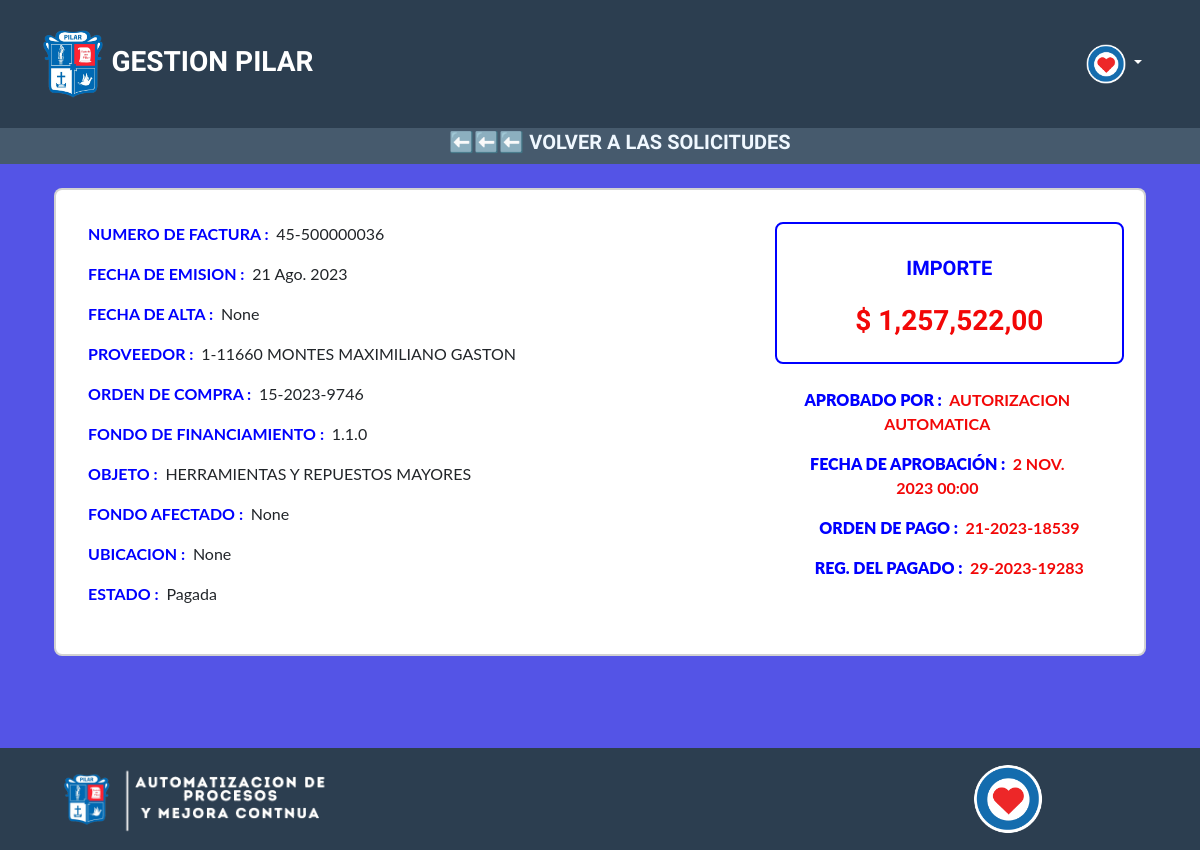
Page /factura/detalleFactura/15727/ (signed in) on the earlier database version.
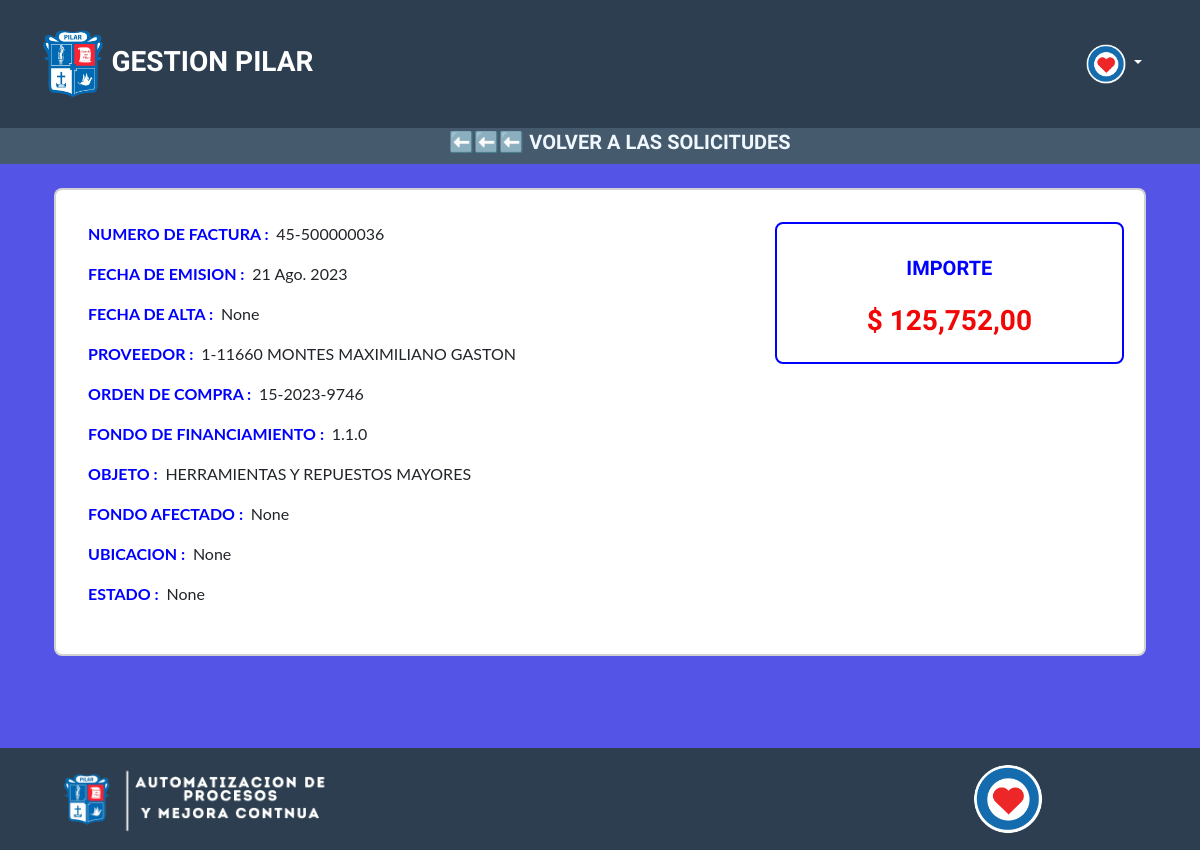
Same page on the later database version.
### facturas/models.py (models this page shows, shortened)
class Factura(models.Model):
    nro_factura = models.CharField(max_length = 255, blank=True, null = True)
    proveedor = models.CharField(max_length = 255, blank=True, null = True)
    total = models.DecimalField(max_digits=15, decimal_places=2, default=0, blank=True, null = True)
    codigo = models.ForeignKey(CodigoFinanciero, on_delete=models.CASCADE, blank=True, null = True)
    emision = models.DateField(blank=True, null = True)
    alta = models.DateField(blank=True, null = True)
    oc = models.CharField(max_length = 255, blank=True, null = True)
    ff = models.CharField(max_length = 255, blank=True, null = True)
    unidad_ejecutora = models.CharField(max_length = 255, blank=True, null = True)
    objeto = models.CharField(max_length = 255, blank=True, null = True)
    fondo_afectado = models.CharField(max_length = 255, blank=True, null = True)
    ubicacion = models.CharField(max_length = 255, blank=True, null = True)
    devengado = models.BooleanField(default=False)
    autorizado = models.BooleanField(default=False)
    autorizado_por = models.CharField(max_length=255, blank=True, null=True)
    autorizado_fecha = models.DateTimeField(blank=True, null=True)
    class Meta:
        verbose_name = 'Factura'
        verbose_name_plural ='Facturas'
    @property
    def estado(self):
        ordenesPagadas = OrdenDePago.objects.filter(nro_factura=self.nro_factura, proveedor=self.proveedor, pagado = True)
        ordenesNoPagadas = OrdenDePago.objects.filter(nro_factura=self.nro_factura, proveedor=self.proveedor, pagado = False)
        if ordenesPagadas:
            subtotal = 0
            for orden in ordenesPagadas:
                subtotal += orden.total
            if subtotal == self.total:
                return "Pagada"
            elif subtotal < self.total and subtotal > 0:
                return "Pagos parciales"
        elif ordenesNoPagadas:
            return "OP"
        else:
            if self.devengado == True:
                return "Devengado"
            else:
                return "Pendiente"

class OrdenDePago(models.Model):
    op = models.CharField(max_length=255, blank=True, null=True)
    nro_factura = models.CharField(max_length=255, blank=True, null=True)
    registro_pagado = models.CharField(max_length=255, blank=True, null=True)
    proveedor = models.CharField(max_length=255, blank=True, null=True)
    total = models.DecimalField(default=0, max_digits=25, decimal_places=2, blank=True, null=True)
    pagado = models.BooleanField(default=False)
    fechaOp = models.DateField(blank=True, null = True)
    class Meta:
        verbose_name = 'orden de pago'
        verbose_name_plural ='Ordenes de pago'

### facturas/views.py (the view)
# urls.py: path('detalleFactura/<int:factura_detalle_id>/', detalleFactura, name='detalleFactura'),
@contaduria_required
def detalleFactura(request, factura_detalle_id):
    factura_detalle = Factura.objects.get(pk=factura_detalle_id)
    op = None
    if OrdenDePago.objects.filter(nro_factura = factura_detalle.nro_factura, proveedor = factura_detalle.proveedor).exists():
        op = OrdenDePago.objects.filter(nro_factura = factura_detalle.nro_factura, proveedor = factura_detalle.proveedor).first()
    totalDisponible = obtenerDineroDisponible(factura_detalle.codigo.codigo)
    if request.method == 'POST':
        if 'factura_button_id' in request.POST:
            autorizarFactura(request)
        return redirect('facturas')
    context = {
        'factura' : factura_detalle,
        'totalDisponible': totalDisponible,
        'ordenDePago': op,
    }
    return render(request, 'factura_detalle.html', context)

### administracion/gestion_pases.py (called while the page is built)
def is_contaduria_user(user):
    return user.is_authenticated and user.groups.filter(name='acceso_contaduria').exists()

### facturas/views.py (called while the page is built)
def obtenerDineroDisponible(codigo):
    totalUsado = 0
    codigosUsados = CodigoUsado.objects.filter(codigo_financiero__codigo = codigo, fecha__month = ExtractMonth(timezone.now()))
    totalUsado = codigosUsados.aggregate(total=Sum('monto_usado'))['total'] or 0
    proyeccion = ProyeccionGastos.objects.filter(codigo__codigo=codigo, mes = datetime.datetime.now().month, ejercicio = datetime.datetime.now().year)
    totalDisponible = proyeccion.aggregate(total=Sum('importe'))['total'] or 0
    facturasAutorizadas = Factura.objects.filter(codigo__codigo=codigo, autorizado_fecha__month = ExtractMonth(timezone.now()))
    totalFacturasAutorizadas = facturasAutorizadas.aggregate(total=Sum('total'))['total'] or 0
    totalDisponible = float(round(totalDisponible - totalFacturasAutorizadas  + totalUsado, 2))
    return totalDisponible

### facturas/templates/factura_detalle.html (shortened to what this page needs)
{% extends 'index.html' %}
{% load humanize %}
{% load static %}
{% block title %}
<a href="/factura/facturas/" style="color: aliceblue;text-decoration: none;">⬅️⬅️⬅️ Volver a las solicitudes </a>
{% endblock %}
{% block content %}
<form method="post">
    <div class="container mt-4" style="min-height: 70vh;">
        <div class="card">
            <div class="card-body">
                <div class="section">
                    <div class="row p-3">
                        <div class="col-8">
                            <p><b class="text-primary text-uppercase">Numero de factura :&nbsp;&nbsp;</b>{{factura.nro_factura }}</p>
                            <p><b class="text-primary text-uppercase">Fecha de emision :&nbsp;&nbsp;</b>{{ factura.emision }}</p>
                            <p><b class="text-primary text-uppercase">Fecha de alta :&nbsp;&nbsp;</b>{{ factura.alta }}
                            </p>
                            <p><b class="text-primary text-uppercase">Proveedor :&nbsp;&nbsp;</b>{{ factura.proveedor }}
                            </p>
                            <p><b class="text-primary text-uppercase">Orden de compra :&nbsp;&nbsp;</b>{{ factura.oc }}
                            </p>
                            <p><b class="text-primary text-uppercase">Fondo de financiamiento :&nbsp;&nbsp;</b>{{factura.ff }}</p>
                            <p><b class="text-primary text-uppercase">Objeto :&nbsp;&nbsp;</b>{{ factura.objeto }}</p>
                            <p><b class="text-primary text-uppercase">Fondo afectado :&nbsp;&nbsp;</b>{{factura.fondo_afectado }}</p>
                            <p><b class="text-primary text-uppercase">Ubicacion :&nbsp;&nbsp;</b>{{factura.ubicacion }}</p>
                            <p><b class="text-primary text-uppercase">Estado :&nbsp;&nbsp;</b>{{factura.estado }}</p>
                        </div>
                        <div class="col-4">
                            <div class="row text-center">
                                <div class="card border-primary">
                                    <div class="card-body">
                                        <h5 class="text-primary text-uppercase pt-3"><b>Importe</b></h5>
                                        <h3 class="pt-3"><b style="color: #f20707;">$ {{factura.total|floatformat:2|intcomma }}</h3>
                                    </div>
                                </div>
                            </div>
                            <div class="row text-center mt-3">
                                <div class="container text-center card" style="border: white;">
                                    <div class="row" style="padding: 1vh;">
                                        {% if factura.estado == 'Devengado' and factura.autorizado == False %}
                                        <div class="col-6 mx-auto">
                                            {% if factura.total < totalDisponible %} <button type="submit"
                                                class="btn btn-success" name="factura_button_id" value="{{ factura.id }}">
                                                <img class="logo" src="{% static 'assets/iconos/autorizar.png' %}"
                                                    alt="" style="max-height: 60px;">
                                                <p class="text-uppercase text-center">autorizar factura</p>
                                                </button>
                                                {% else %}
                                                <button type="button" class="btn btn-success error-button">
                                                    <img class="logo" src="{% static 'assets/iconos/autorizar.png' %}"
                                                        alt="" style="max-height: 60px;">
                                                    <p class="text-uppercase text-center">autorizar factura</p>
                                                </button>
                                                {% endif %}
                                        </div>
                                        {% else %}
                                            {% if factura.autorizado == True %}
                                                <div class="row">
                                                    <p class="text-uppercase"><b class="text-primary text-uppercase">Aprobado por :&nbsp;&nbsp;</b>{{ factura.autorizado_por}}</p>
                                                    <p class="text-uppercase"><b class="text-primary text-uppercase">Fecha de aprobación :&nbsp;&nbsp;</b>{{ factura.autorizado_fecha }}</p>
                                                </div>
                                            {% endif %}
                                            {% if factura.estado == "Pagada"%}
                                                <p><b class="text-primary text-uppercase">Orden de pago :&nbsp;&nbsp;</b>{{ ordenDePago.op }}</p>
                                                <p><b class="text-primary text-uppercase">Reg. del Pagado :&nbsp;&nbsp;</b>{{ ordenDePago.registro_pagado }}</p>
                                            {% endif %}
                                        {% endif %}
                                    </div>
                                </div>
                            </div>
                        </div>
                    </div>
                </div>
            </div>
        </div>
        <div class="row" style="height: 30px;"></div>
    </div>
</form>
{% endblock %}

### templates/index.html (shortened to what this page needs)
{% load static %}
<!DOCTYPE html>
<html lang="es">
    <head>
        <link href="{% static 'css/styles.css' %}" rel="stylesheet" />
    </head>
    <body id="page-top" style="padding-top: 60px;background-color: rgb(84, 84, 230)">
        <nav class="navbar navbar-expand-lg bg-secondary text-uppercase fixed-top" id="mainNav">
            <div class="container">
                <a class="navbar-brand" href="/">
                    <img class="logo" src="{% static 'assets/logo.png' %}" alt="">
                    GESTION PILAR
                </a>
                <div class="collapse navbar-collapse" id="navbarResponsive">
                    <ul class="navbar-nav ms-auto">
                        <li class="nav-item dropdown">
                            <a class="nav-link py-3 px-0 px-lg-3 rounded dropdown-toggle" href="#" id="productosDropdown" role="button" data-bs-toggle="dropdown" aria-haspopup="true" aria-expanded="false">
                                <img class="logo" src="{% static 'assets/logo-heart.png' %}" alt="20" style="height: 40px;">
                            </a>
                        </li>
                    </ul>
                </div>
            </div>
        </nav>
        <div style="padding-top: 60px;padding-left: 40px; background-color: #465A6D;color: aliceblue;">
            <h5 class="text-uppercase text-center" style="padding: 10px;">
                {% block title %}
                {% endblock %}
            </h5>
        </div>
        <div class="mt-4" style="min-height: 50vh">
            <div class="container mt-2">
            {% block content %}
            {% endblock%}
            </div>
        </div>
        <footer class="footer text-center  bg-secondary" style="width: 100%; color: #ffffff;">
            <div class="row">
                <div class="col-lg-4 mb-5 mb-lg-0">
                    <a href="/">
                        <img class="logo" src="{% static 'custom/img/logo_2.png' %}" alt="" style="height: 70px;">
                    </a>
                </div>
                <div class="col-lg-4 mb-5 mb-lg-0">
                </div>
                <div class="col-lg-4">
                    <img class="logo" src="{% static 'assets/iconos/logo-heart.png' %}" alt="20" >
                </div>
            </div>
        </footer>
    </body>
</html>

### templates/index.html (style rules this page uses)
.logo { transition: transform 0.2s; height: 70px; }

Differences in the rows shown:
no longer on this page (row unchanged): OrdenDePago: op "21-2023-18539", registro_pagado "29-2023-19283"
changed Factura "None": estado "Pagada" → "None"; total "1,257,522,00" → "125,752,00"; autorizado_por "AUTORIZACION AUTOMATICA" → (not shown); autorizado_fecha "2 NOV. 2023 00:00" → (not shown)
Other differences:
text no longer shown: "APROBADO POR : FECHA DE APROBACIÓN : ORDEN DE PAGO : REG. DEL PAGADO :"
